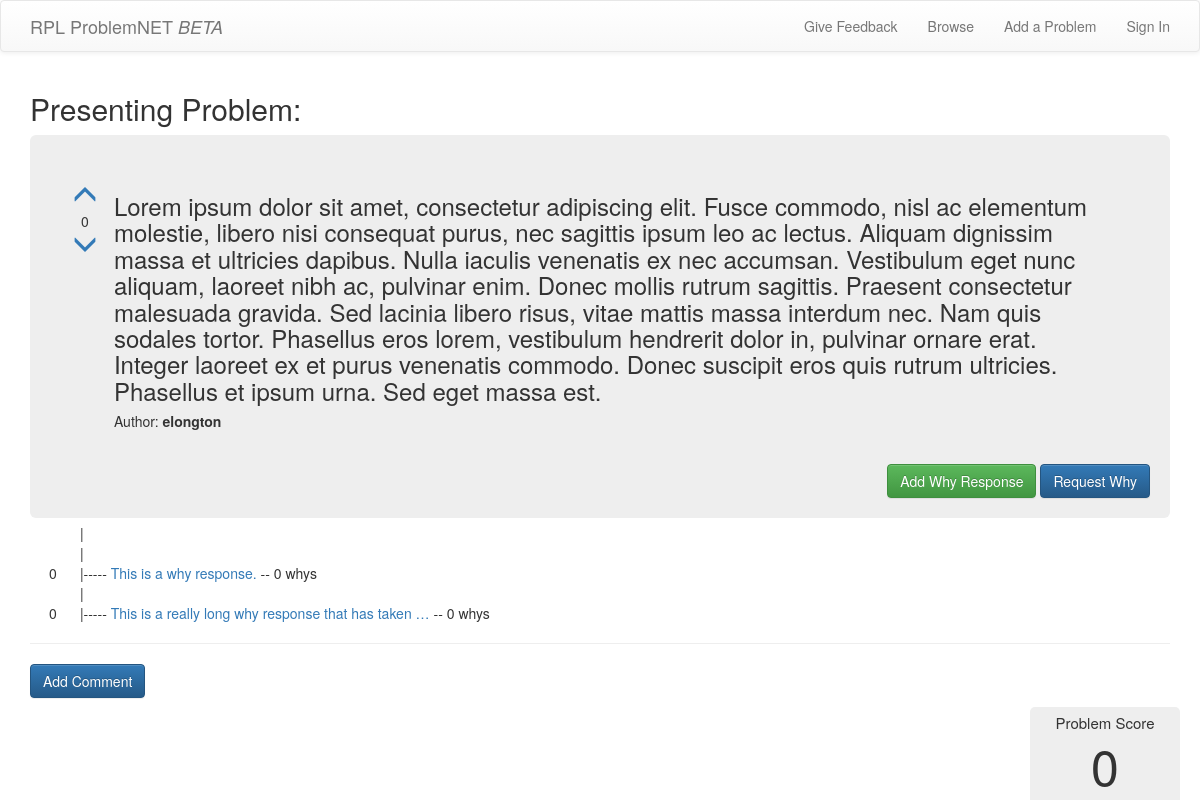
Page /problem/2/ on the committed database.
### problems/models.py (models this page shows, shortened)
class Problem(models.Model):
    author = models.ForeignKey(User)
    anonymous_author = models.BooleanField(default=False)
    problem = models.ForeignKey('self',related_name='problems', null=True)
    text = models.TextField()
    create_date = models.DateTimeField(default=timezone.now)
    upvotes = models.ManyToManyField(User, related_name='upvotes')
    downvotes = models.ManyToManyField(User, related_name='downvotes')
    in_response_to = models.TextField()
    def count_subproblems(self):
        def count_subs(problem):
            count = 0
            if problem.problems:
                for p in problem.problems.all():
                    count = count + 1
                    count = count + count_subs(p)
            return count
        return count_subs(self)
    def overall_votes(self):
        def recursive_upvotes(problem):
            upvotelist = self.upvotes.all()
            if problem.problems:
                for p in problem.problems.all():
                    upvotelist = list(set(list(upvotelist) + list(p.upvotes.all())))
                    upvotelist = list(set(list(upvotelist) + list(recursive_upvotes(p))))
            return upvotelist
        def recursive_downvotes(problem):
            downvotelist = self.downvotes.all()
            if problem.problems:
                for p in problem.problems.all():
                    downvotelist = list(set(list(downvotelist) + list(p.downvotes.all())))
                    downvotelist = list(set(list(downvotelist) + list(recursive_downvotes(p))))
            return downvotelist
        return len(recursive_upvotes(self)) - len(recursive_downvotes(self))
    def present_overall_votes(self):
        presenting_problem = self
        return presenting_problem.overall_votes()
    def has_parent(self):
        if self.problem:
            return True
        else:
            return False
    def total_votes(self):
        return self.upvotes.count() - self.downvotes.count()

### problems/views.py (the view, shortened to what this page needs)
# urls.py: url(r'^problem/(?P<pk>\d+)/$', views.ProblemDetailView.as_view(), name='problem_detail'),
class ProblemDetailView(DetailView):
    model = models.Problem
    context_object_name = 'problem'
    template_name = 'problems/problem_detail.html'
    def get_context_data(self, **kwargs):
        ctx = super(ProblemDetailView, self).get_context_data(**kwargs)
        problem = get_object_or_404(models.Problem,pk=int(self.kwargs['pk']))
        ancestor_array = []
        ctx['ancestor_array'] = ancestor_array
        ctx['problem'] = problem
        return ctx

### problems/templates/problems/problem_detail.html (shortened to what this page needs)
{% extends "sitewide/base.html" %}
{% block content %}
{% if ancestor_array %}
  {% for root in ancestor_array reversed%}
      <i class="fa fa-circle ancestor_dot" aria-hidden="true"></i><a class="ancestor_link" href="{% url 'problems:problem_detail' pk=root.pk%}">{{root.text}}</a> {% if forloop.first%}(Presenting Problem){%endif%}
      <br>
      |
      <br>
      |
      <br>
  {% endfor %}
{% else %}
  <h2>Presenting Problem:</h2>
{% endif %}
  <div class="jumbotron problem_jumbo">
    <div class="detailproblem_item">
      <div class="list_upvotediv">
        <a class = "{% if user in problem.upvotes.all %}voted{%endif%}" {% if user.is_authenticated %} href="{% url 'problems:detailupvote' pk=problem.pk %}" {% else %} href="{% url "users:login" %}" {% endif %}>
          <div class="sub_upvotediv">
            <span class="glyphicon glyphicon-menu-up ticker"></span>
          </div>
        </a>
        <div class="sub_upvotediv">
          <span>{{problem.total_votes}}</span>
        </div>
        <a class = "{% if user in problem.downvotes.all %}voted{%endif%}" {% if user.is_authenticated %} href="{% url 'problems:detaildownvote' pk=problem.pk %}" {% else %} href="{% url "users:login" %}" {% endif %}>
          <div class="sub_upvotediv">
            <span class="glyphicon glyphicon-menu-down ticker"></span>
          </div>
        </a>
      </div>
      <div class="detailproblem_description">
        <h3>{{problem.text}}</h3>
        <h5>Author: <strong>{% if problem.anonymous_author %}anonymous{% else %}{{problem.author}}{%endif%}</strong></h5>
      </div>
    </div>
    {% if user == problem.author %}
      <div class="btn-addwhy">
        {% if problem.whys.all.count > 0 %}
          <div class="why_marker btn btn-primary"></div>
          {{problem.total_root_requests}}
        {% else %}
          <a class="btn btn-success" {% if user.is_authenticated %} href="{% url "problems:create" pk=problem.pk pk2=0 %}" {% else %} href="{% url "users:login" %}" {% endif %}>Add Why Response</a>
        {% endif %}
      </div>
    {% else %}
      <div class="btn-addwhy">
        {% if problem.whys.all.count > 0 %}
          <div class="why_marker btn btn-primary"><i class="fa fa-question-circle" aria-hidden="true"></i></div>
          {{problem.total_root_requests}}
        {% else %}
            <a class="btn btn-success" {% if user.is_authenticated %} href="{% url "problems:create" pk=problem.pk pk2=0 %}" {% else %}
            href="{% url "users:login" %}" {% endif %}>Add Why Response</a>
            <a class="btn {% if user in problem.root_requests.all %} btn-warning {% else %} btn-primary {% endif %} btn-addwhy" {% if user.is_authenticated %}
            href="{% url 'problems:addwhyrequest' pk=problem.pk%}" {% else %} href="{% url "users:login" %}" {% endif %}>
            {% if user in problem.root_requests.all %} Why Requested {% else %}Request Why {% endif %}
            </a>
        {% endif %}
      </div>
    {% endif %}
    <div class="detail_problem_weight">
      <div id='problem_score_title' class=''>
        Problem Score
      </div>
      <div id="problem_score_votes">
        {% if problem.present_overall_votes > 0%}
        +{{problem.present_overall_votes}}
        {%else%}
        {{problem.present_overall_votes}}
        {%endif%}
      </div>
    </div>
  </div>
{% if problem.problems.all.count > 0%}
<div class="root">
  |<br>
</div>
{% endif %}
<div class="row">
  <div class="col-sm-8">
    {% for sub in problem.problems.all %}
      <div class="subproblemvotesdiv">
        {% if sub.overall_votes > 0%}
        +{{sub.overall_votes}}
        {%else%}
        {{sub.overall_votes}}
        {%endif%}
      </div>
      <div class="subproblemsdiv ">
        |<br>
        |-----
        <a href="{% url 'problems:problem_detail' pk=sub.pk %}">{{sub.text|truncatewords_html:10}}</a>
        -- {{sub.count_subproblems}} {%if sub.count_subproblems == 1%}why{%else%}whys{%endif%}
            <br>
      </div>
      <br>
    {% endfor %}
  </div>
  <div class="col-sm-4 ">
  </div>
</div>
<hr>
<a class="btn btn-primary btn-problem-comment" {% if user.is_authenticated %} href="{% url "problems:createcomment" pk=problem.pk %}"{% else %} href="{% url "users:login" %}" {% endif %}>Add Comment</a>
{% endblock %}

### problems/static/css/style.css (style rules this page uses)
div.list_upvotediv { text-align: center; width: 50px; display: inline-block; }
div.subproblemvotesdiv { width: 46px; display: inline-block; text-align: center; }
div.subproblemsdiv { display: inline-block; }
div.root { margin-top: -25px; padding-left: 50px; }
div.problem_jumbo { position: relative; padding-left: 30px!important; }
div.btn-addwhy { position: absolute; right: 20px; bottom: 20px; }
div.detail_problem_weight { position: fixed; border-top-right-radius: 5px; border-top-left-radius: 5px; background-color: #eee; bottom: 0; right: 20px; }
div#problem_score_title { width: 150px; text-align: center; padding-top: 5px; font-size: 15px; }
div#problem_score_votes { width: 150px; margin-top: -5px; text-align: center; font-size: 50px; }
.ticker { font-size: 25px; }
.sub_upvotediv span { width: 100%; }
.detailproblem_description { display: inline-block; vertical-align: top; width: calc(100% - 70px); margin-bottom: 30px; }
.detailproblem_description h3 { margin-top: 10px; }

### rows in the picture
Problem: total_votes "0", text "Lorem ipsum dolor sit amet, consectetur adipiscing elit. Fusce commodo, nisl ac elementum molestie, libero nisi consequat purus, nec sagittis ipsum leo ac lectus. Aliquam dignissim massa et ultricies dapibus. Nulla iaculis venenatis ex nec accumsan. Vestibulum eget nunc aliquam, laoreet nibh ac, pulvinar enim. Donec mollis rutrum sagittis. Praesent consectetur malesuada gravida. Sed lacinia libero risus, vitae mattis massa interdum nec. Nam quis sodales tortor. Phasellus eros lorem, vestibulum hendrerit dolor in, pulvinar ornare erat. Integer laoreet ex et purus venenatis commodo. Donec suscipit eros quis rutrum ultricies. Phasellus et ipsum urna. Sed eget massa est.", author "elongton", present_overall_votes "0"
Problem: overall_votes "0", text "This is a why response.", count_subproblems "0", shows "whys"
Problem: overall_votes "0", text "This is a really long why response that has taken …", count_subproblems "0", shows "whys"
